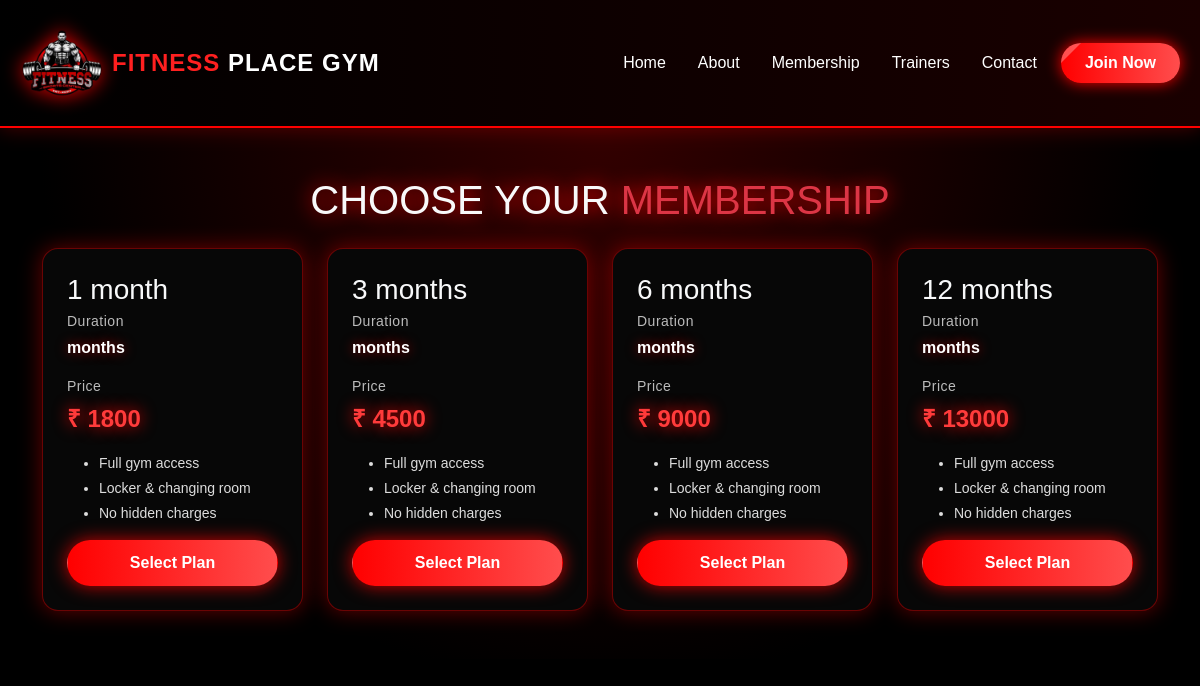
Page /membership/ on the committed database.
### fitness/models.py (models this page shows, shortened)
class Plan(models.Model):
    name = models.CharField(max_length=100)
    price = models.IntegerField()
    duration = models.IntegerField(help_text="Duration in months")

### fitness/views.py (the view)
# urls.py: path('membership/', views.plans, name='plans'),
def plans(request):
    all_plans = Plan.objects.all()
    return render(request, "member.html", {"plans": all_plans})

### templates/member.html (shortened to what this page needs)
{% extends "base.html" %}
{% load static %}
{% block body %}
<section class="plans-section py-5 text-light">
  <div class="container">
    <h1 class="text-center mb-4 text-uppercase" style="text-shadow:0 0 20px red;">
      Choose Your <span class="text-danger">Membership</span>
    </h1>
    <div class="row g-4 justify-content-center">
      {% for plan in plans %}
        <div class="col-md-6 col-lg-3">
          <div class="plan-card p-4 rounded-4 h-100">
            <h3 class="plan-name mb-1">{{ plan.name }}</h3>
            <p class="label-text mb-1 small">Duration</p>
            <p class="duration-text">{{ plan.duration_months }} months</p>
            <p class="label-text mb-1 small">Price</p>
            <p class="price-text">₹ {{ plan.price }}</p>
            <ul class="small mb-3 plan-list">
              <li>Full gym access</li>
              <li>Locker & changing room</li>
              <li>No hidden charges</li>
            </ul>
            <a href="{% url 'create_order' plan.id %}" class="btn btn-plan w-100">
              Select Plan
            </a>
          </div>
        </div>
      {% endfor %}
    </div>
  </div>
</section>
{% endblock body %}

### templates/base.html (style rules this page uses)
body { background-color: #000; margin: 0; padding: 0; font-family: 'Poppins', sans-serif; overflow-x: hidden; }

### templates/member.html (style rules this page uses)
.plans-section { background: radial-gradient(circle at top, rgba(255,0,0,0.2), #000 70%); }
.plan-card { background: #070707; border: 1px solid rgba(255,0,0,0.4); box-shadow: 0 0 22px rgba(255,0,0,0.4); transition: 0.3s ease; }
.label-text { color: #bbbbbb !important; letter-spacing: 0.5px; }
.duration-text { color: #ffffff !important; font-weight: 600; text-shadow: 0 0 12px rgba(255,0,0,0.6); }
.price-text { font-size: 1.5rem; font-weight: 700; color: #ff3b3b !important; text-shadow: 0 0 16px rgba(255,0,0,1); }
.plan-list li { color: #dddddd; margin-bottom: 4px; }
.btn-plan { border-radius: 999px; background: linear-gradient(90deg,#ff0000,#ff4d4d); color:#fff; font-weight:600; padding: 10px; box-shadow:0 0 18px rgba(255,0,0,0.8); transition: 0.25s ease; }

### rows in the picture
Plan: name "1 month", price "1800"
Plan: name "3 months", price "4500"
Plan: name "6 months", price "9000"
Plan: name "12 months", price "13000"
